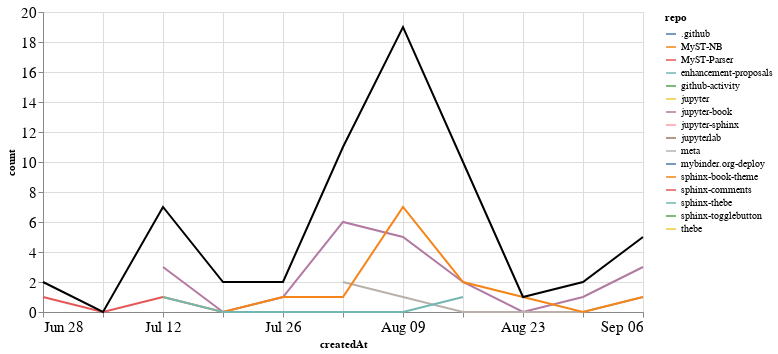

Write notebook code for a chart like this one.
### Markdown cell above
## PRs

### Code cell
prs_time = prs.groupby('repo').resample('W', on='createdAt').count()['author'].reset_index()
prs_time = prs_time.rename(columns={'author': 'count'})
prs_time_total = prs_time.groupby('createdAt').agg({"count": "sum"}).reset_index()

ch1 = alt.Chart(prs_time, width=600).mark_line().encode(
    x='createdAt',
    y='count',
    color='repo',
    tooltip="repo"
)

ch2 = alt.Chart(prs_time_total, width=600).mark_line(color="black").encode(
    x='createdAt',
    y='count',
)

ch1 + ch2

### Figure 1 — Vega-Lite specification as saved in the notebook (floating-point values rounded to 4 significant figures)
{"config": {"axisLeft": {"labelFontSize": 15}, "axisBottom": {"labelFontSize": 15}}, "layer": [{"data": {"name": "data-e57e0c039ce73d22495649a3b9939a74"}, "mark": "line", "encoding": {"color": {"type": "nominal", "field": "repo"}, "tooltip": {"type": "nominal", "field": "repo"}, "x": {"type": "temporal", "field": "createdAt"}, "y": {"type": "quantitative", "field": "count"}}, "width": 600}, {"data": {"name": "data-ca4d5b90e423dbd0f955957616d688b0"}, "mark": {"type": "line", "color": "black"}, "encoding": {"x": {"type": "temporal", "field": "createdAt"}, "y": {"type": "quantitative", "field": "count"}}, "width": 600}], "$schema": "https://vega.github.io/schema/vega-lite/v4.8.1.json", "datasets": {"data-e57e0c039ce73d22495649a3b9939a74": [{"repo": ".github", "createdAt": "2020-08-02T00:00:00", "count": 2}, {"repo": "MyST-NB", "createdAt": "2020-07-19T00:00:00", "count": 1}, {"repo": "MyST-Parser", "createdAt": "2020-06-28T00:00:00", "count": 1}, {"repo": "MyST-Parser", "createdAt": "2020-07-05T00:00:00", "count": 0}, {"repo": "MyST-Parser", "createdAt": "2020-07-12T00:00:00", "count": 1}, {"repo": "enhancement-proposals", "createdAt": "2020-08-30T00:00:00", "count": 1}, {"repo": "github-activity", "createdAt": "2020-08-09T00:00:00", "count": 2}, {"repo": "jupyter", "createdAt": "2020-07-12T00:00:00", "count": 1}, {"repo": "jupyter-book", "createdAt": "2020-07-12T00:00:00", "count": 3}, {"repo": "jupyter-book", "createdAt": "2020-07-19T00:00:00", "count": 0}, {"repo": "jupyter-book", "createdAt": "2020-07-26T00:00:00", "count": 1}, {"repo": "jupyter-book", "createdAt": "2020-08-02T00:00:00", "count": 6}, {"repo": "jupyter-book", "createdAt": "2020-08-09T00:00:00", "count": 5}, {"repo": "jupyter-book", "createdAt": "2020-08-16T00:00:00", "count": 2}, {"repo": "jupyter-book", "createdAt": "2020-08-23T00:00:00", "count": 0}, {"repo": "jupyter-book", "createdAt": "2020-08-30T00:00:00", "count": 1}, {"repo": "jupyter-book", "createdAt": "2020-09-06T00:00:00", "count": 3}, {"repo": "jupyter-sphinx", "createdAt": "2020-06-28T00:00:00", "count": 1}, {"repo": "jupyterlab", "createdAt": "2020-08-09T00:00:00", "count": 1}, {"repo": "meta", "createdAt": "2020-08-02T00:00:00", "count": 2}, {"repo": "meta", "createdAt": "2020-08-09T00:00:00", "count": 1}, {"repo": "meta", "createdAt": "2020-08-16T00:00:00", "count": 0}, {"repo": "meta", "createdAt": "2020-08-23T00:00:00", "count": 0}, {"repo": "meta", "createdAt": "2020-08-30T00:00:00", "count": 0}, {"repo": "meta", "createdAt": "2020-09-06T00:00:00", "count": 1}, {"repo": "mybinder.org-deploy", "createdAt": "2020-07-19T00:00:00", "count": 1}, {"repo": "sphinx-book-theme", "createdAt": "2020-07-12T00:00:00", "count": 1}, {"repo": "sphinx-book-theme", "createdAt": "2020-07-19T00:00:00", "count": 0}, {"repo": "sphinx-book-theme", "createdAt": "2020-07-26T00:00:00", "count": 1}, {"repo": "sphinx-book-theme", "createdAt": "2020-08-02T00:00:00", "count": 1}, {"repo": "sphinx-book-theme", "createdAt": "2020-08-09T00:00:00", "count": 7}, {"repo": "sphinx-book-theme", "createdAt": "2020-08-16T00:00:00", "count": 2}, {"repo": "sphinx-book-theme", "createdAt": "2020-08-23T00:00:00", "count": 1}, {"repo": "sphinx-book-theme", "createdAt": "2020-08-30T00:00:00", "count": 0}, {"repo": "sphinx-book-theme", "createdAt": "2020-09-06T00:00:00", "count": 1}, {"repo": "sphinx-comments", "createdAt": "2020-08-16T00:00:00", "count": 4}, {"repo": "sphinx-thebe", "createdAt": "2020-07-12T00:00:00", "count": 1}, {"repo": "sphinx-thebe", "createdAt": "2020-07-19T00:00:00", "count": 0}, {"repo": "sphinx-thebe", "createdAt": "2020-07-26T00:00:00", "count": 0}, {"repo": "sphinx-thebe", "createdAt": "2020-08-02T00:00:00", "count": 0}, {"repo": "sphinx-thebe", "createdAt": "2020-08-09T00:00:00", "count": 0}, {"repo": "sphinx-thebe", "createdAt": "2020-08-16T00:00:00", "count": 1}, {"repo": "sphinx-togglebutton", "createdAt": "2020-08-09T00:00:00", "count": 3}, {"repo": "thebe", "createdAt": "2020-08-16T00:00:00", "count": 1}], "data-ca4d5b90e423dbd0f955957616d688b0": [{"createdAt": "2020-06-28T00:00:00", "count": 2}, {"createdAt": "2020-07-05T00:00:00", "count": 0}, {"createdAt": "2020-07-12T00:00:00", "count": 7}, {"createdAt": "2020-07-19T00:00:00", "count": 2}, {"createdAt": "2020-07-26T00:00:00", "count": 2}, {"createdAt": "2020-08-02T00:00:00", "count": 11}, {"createdAt": "2020-08-09T00:00:00", "count": 19}, {"createdAt": "2020-08-16T00:00:00", "count": 10}, {"createdAt": "2020-08-23T00:00:00", "count": 1}, {"createdAt": "2020-08-30T00:00:00", "count": 2}, {"createdAt": "2020-09-06T00:00:00", "count": 5}]}}
